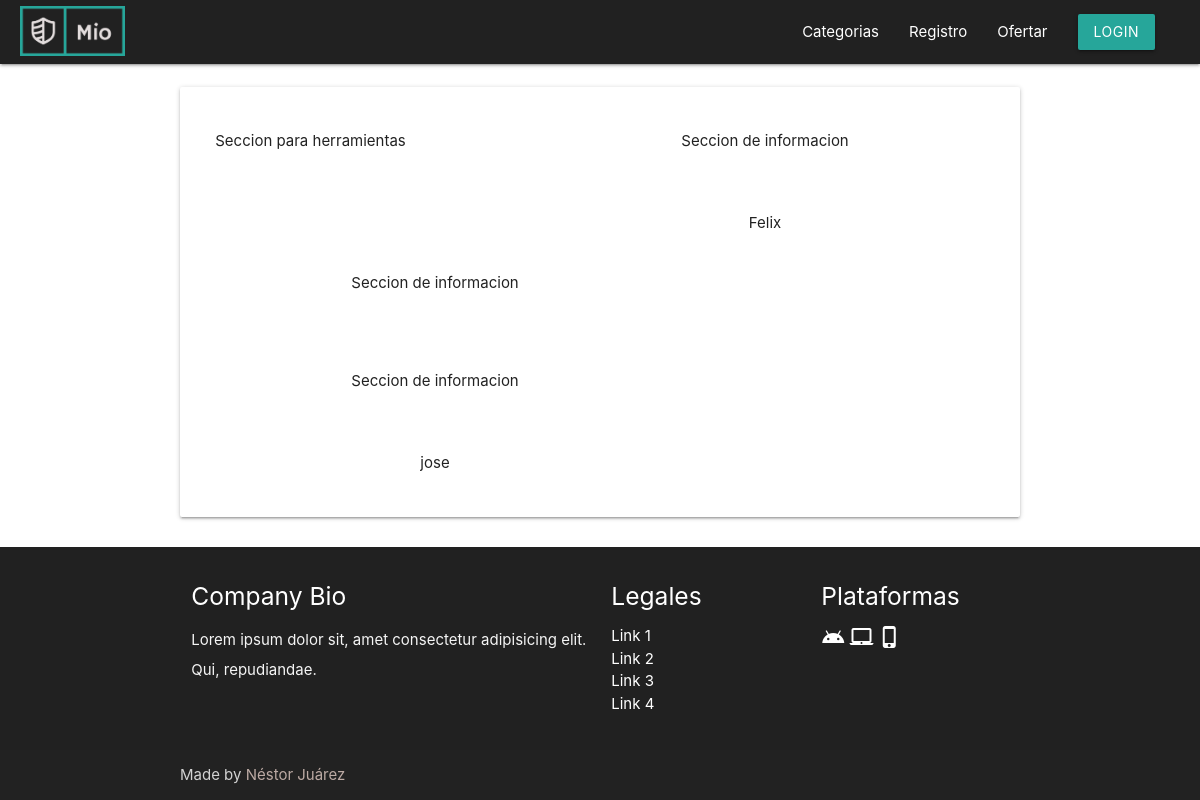
The page /perfil/ on the database as committed earlier.
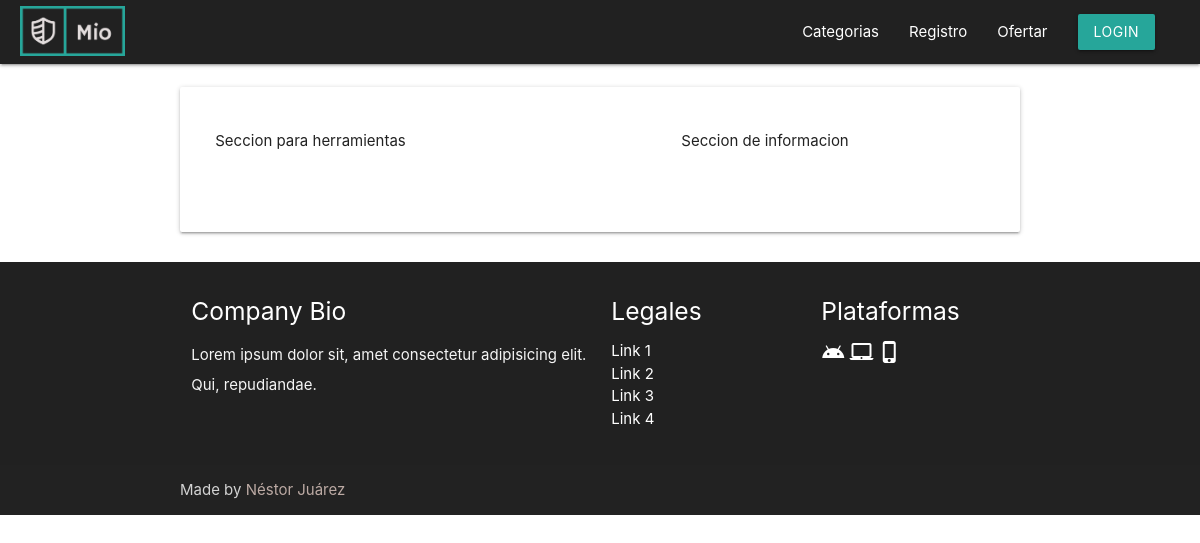
The same page on the database as committed later.
### subastas_app/models.py (models this page shows, shortened)
class User(AbstractUser):
    first_name = models.CharField(max_length=150, null=False, blank=False, unique=False)
    last_name = models.CharField(max_length=150, unique=False)
    GENERO = [
    ("H", "Hombre"),
    ("M", "Mujer"),
    ("O", "Otro"),
    ]
    genere = models.CharField(max_length=1, choices=GENERO)
    date_birth = models.DateField(null=True, blank=True)
    username = models.CharField(unique=True, max_length=20, null=False, blank=False)
    password = models.CharField(max_length=12, null=False, blank=False)
    email = models.EmailField(unique=True, null = False, blank=False)
    image = models.ImageField(upload_to='user_images', null=True, blank=True, default='./user_images/anonimo.svg')
    is_staff = models.BooleanField(default=False, blank=False, null=False)
    is_superuser = models.BooleanField(default=False, blank=False, null=False)
    is_active = models.BooleanField(default=True)

### subastas_app/views.py (the view)
# urls.py: path("perfil/", views.perfil_usuario, name="perfil"),                                                            #Pagina que mesutra la informacion del perfil
def perfil_usuario(request):
    info_user = User.objects.all()
    return render(request, "./subastas_app/user_profile.html",{
        'user_info': info_user
    })

### subastas_app/templates/subastas_app/user_profile.html (shortened to what this page needs)
{% extends 'subastas_app/index.html' %}
    {% block content %}
    <div class="section container">
        <div class="row card-panel">
            <div class="col l5">
                <p>Seccion para herramientas</p>
            </div>
            {% for item  in user_info %}
            <div class="col l7 center-align">
                <p>Seccion de informacion</p>
                <p>{{ item.first_name }}</p>
            </div>
            {% endfor %}
        </div>
    </div>
    {% endblock %}

Rows that differ between the two databases and show on the page:
removed User: first_name "Felix"
removed User: first_name "jose"
